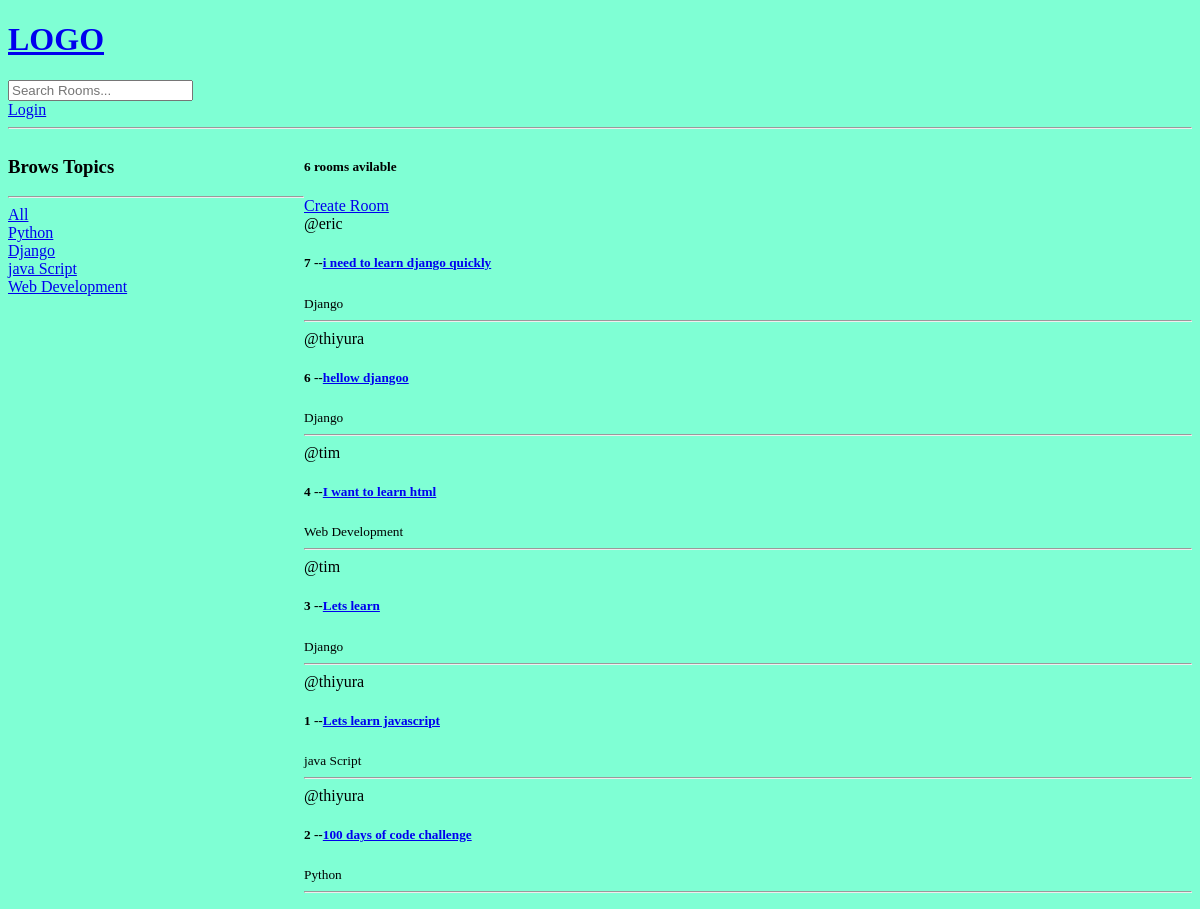
Before: / with the older database file.
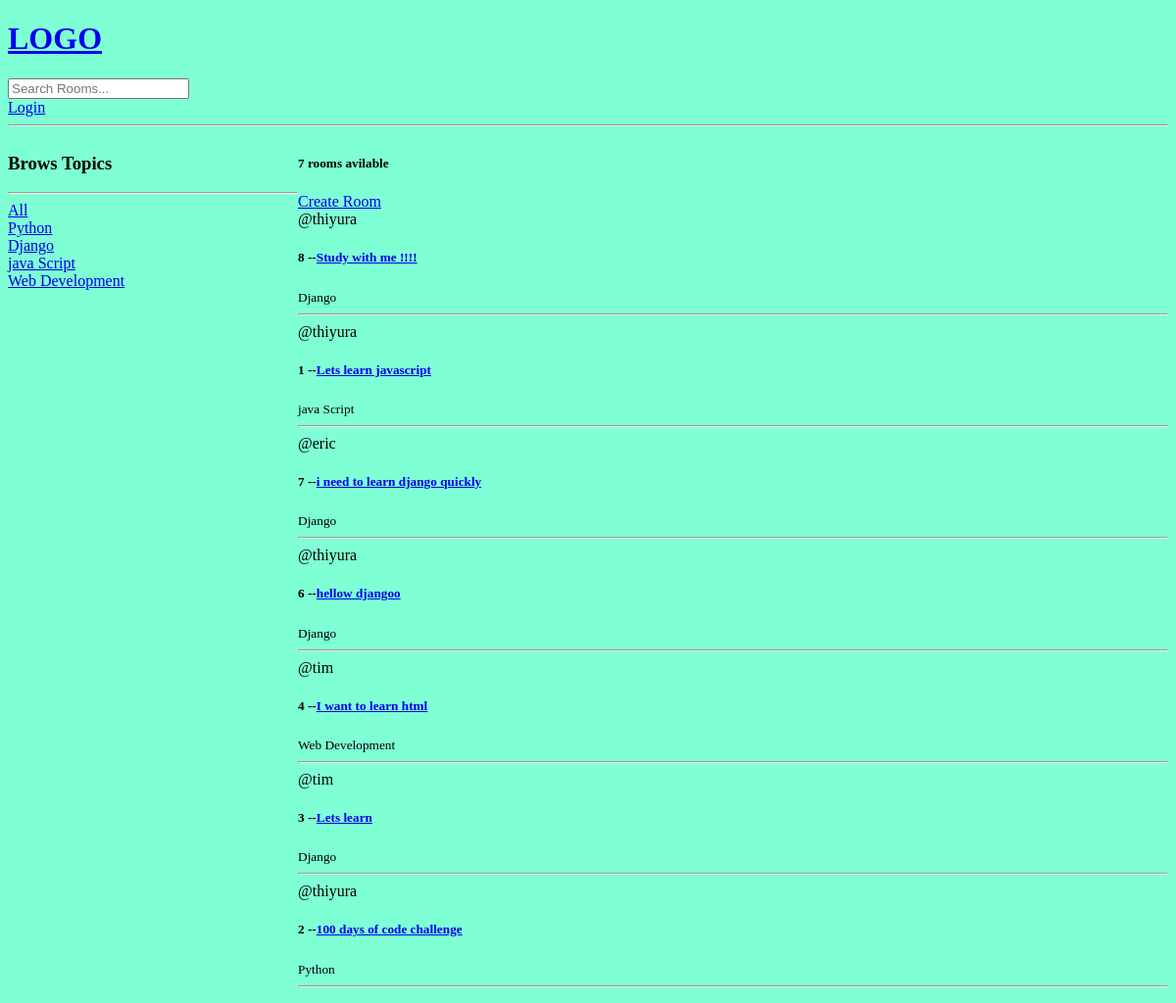
After: the same page with the newer database file.
### base/models.py (models this page shows, shortened)
class Topic(models.Model) :
    name = models.CharField(max_length=200)

class Room(models.Model):
    host= models.ForeignKey(User , on_delete=models.SET_NULL , null=True)
    topic= models.ForeignKey(Topic , on_delete=models.SET_NULL , null=True)
    name=models.CharField(max_length=200)
    description = models.TextField(null=True , blank=True)
    participants = models.ManyToManyField(User , related_name='participants',blank=True)
    updated = models.DateTimeField(auto_now=True)
    created = models.DateTimeField(auto_now_add=True)
    class Meta :
         ordering = ['-updated' , '-created']

### base/views.py (the view)
# urls.py: path('' , views.home , name="home"),
def home(request):
    q = request.GET.get('q') if request.GET.get('q') != None else ''
    rooms = Room.objects.filter(
        Q(topic__name__icontains=q) |
        Q(name__icontains=q) |
        Q(description__icontains=q)
        )
    topics = Topic.objects.all()
    room_count = rooms.count()
    room_messages = Message.objects.filter(Q(room__topic__name__icontains =q))
    context = {'rooms' : rooms , 'topics' : topics ,
                'room_count' : room_count , 'room_messages' : room_messages}
    return render(request , 'base/home.html',context )

### base/templates/base/home.html (shortened to what this page needs)
{% extends 'main.html' %}
{% block content %}
<dev class="home-container">
    <div>
        <h3>Brows Topics</h3>
        <hr>
        <div>
            <a href="{% url 'home' %}">All</a>
        </div>
        {% for topic in topics %}
            <div>
                <a href="{% url 'home' %}?q={{topic.name}}">{{topic.name}}</a>
            </div>
        {% endfor %}
    </div>
    <div>
        <h5>{{room_count}} rooms avilable</h5>
        <a href="{% url 'create-room' %}">Create Room</a>
        <div>
            {% for room in rooms %}
            <div>
                <span>@{{room.host.username}}</span>
                <h5>{{room.id}} --<a href="{% url 'room' room.id%}">{{room.name}}</a> </h5>
                <small>{{room.topic.name}}</small>
                <hr>
            </div>
            {% endfor %}
        </div>
    </div>
</dev>
{% endblock content %}

Changed rows visible on the page:
added Room: host.username "thiyura", id "8", name "Study with me !!!!", topic.name "Django"
changed Room "Lets learn javascript": moves up the list
Other visible differences:
{{ room_count }}: "6" → "7"
